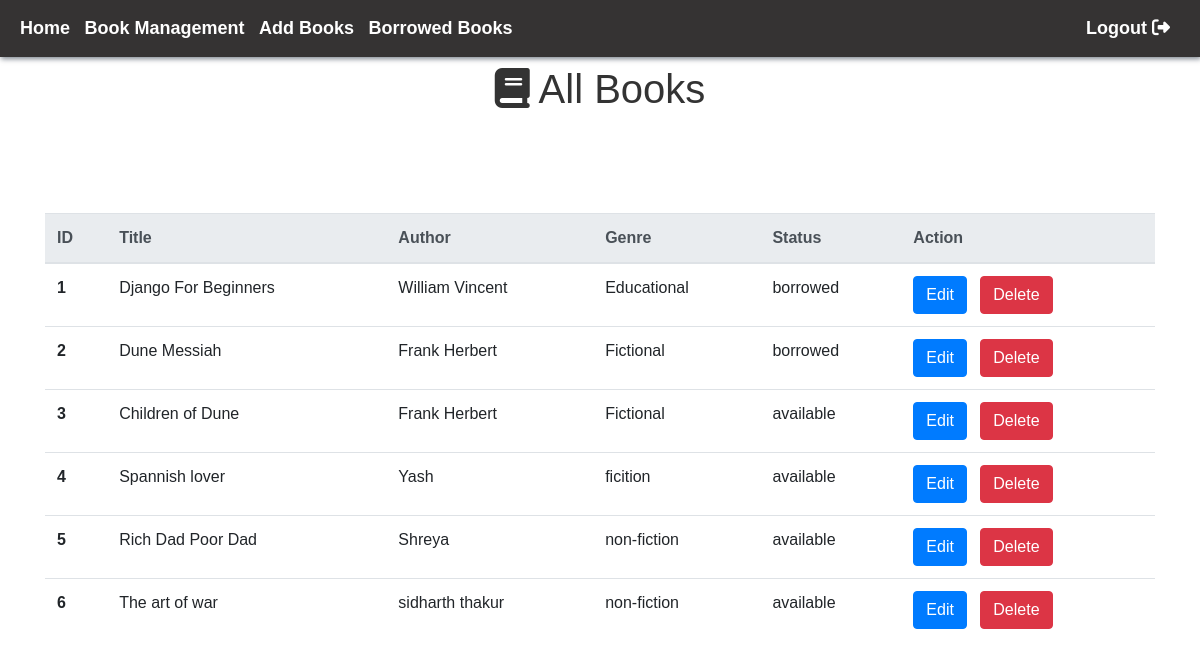
/books/ (signed in), run on the app's committed database.
### bookmanagement/models.py (models this page shows, shortened)
class Book(models.Model):
    title = models.CharField(max_length=100)
    author = models.CharField(max_length=100)
    genre = models.CharField(max_length=50)
    book_cover=models.ImageField(upload_to='books_image', default = "")
    ratings=models.DecimalField(max_digits=3, decimal_places=1, default = 2)
    status_choices = [
        ('available', 'Available'),
        ('borrowed', 'Borrowed'),
    ]
    status = models.CharField(max_length=20, choices=status_choices, default='available')

### bookmanagement/views.py (the view)
    def wrapper(request, *args, **kwargs):
        if request.user.is_authenticated and (request.user.is_superuser or request.user.is_admin):
            return view_func(request, *args, **kwargs)
        else:
            return redirect('login')  # Redirect to login page if not admin or super admin

### bookmanagement/views.py (called while the page is built)
def admin_required(view_func):
    def wrapper(request, *args, **kwargs):
        if request.user.is_authenticated and (request.user.is_superuser or request.user.is_admin):
            return view_func(request, *args, **kwargs)
        else:
            return redirect('login')  # Redirect to login page if not admin or super admin
    return wrapper

@login_required(login_url='login')
@admin_required
def book_list(request):
    books = Book.objects.all()
    us=User.objects.all()
    context={'books':books}
    return render(request, 'bookmanagement/book_list.html', context=context)

### bookmanagement/templates/bookmanagement/book_list.html (shortened to what this page needs)
<!doctype html>
<html lang="en">
<head>
  <link rel="stylesheet" href="https://cdnjs.cloudflare.com/ajax/libs/font-awesome/5.15.2/css/all.min.css"
 />
  <link rel="stylesheet" href="https://cdn.jsdelivr.net/npm/bootstrap@4.4.1/dist/css/bootstrap.min.css"
>
</head>
<body>
  <header>
    <nav>
      <ul>
        <li><a href="{% url 'home' %}" style=" color:#fff; text-decoration: none; font-weight: bold; font-size: 18px;">Home</a></li>
        <li><a href="booklist" style="color:#fff; text-decoration: none; font-weight: bold; font-size: 18px;">Book Management</a></li>
        <li><a href="AddBook" style="color:#fff; text-decoration: none; font-weight: bold; font-size: 18px;">Add Books</a></li>
        <li><a href="Borrowed" style="color:#fff; text-decoration: none; font-weight: bold; font-size: 18px;">Borrowed Books</a></li>
      </ul>
      <ul>
        <li><a href="{% url 'logout' %}" style="color:#fff; text-decoration: none; font-weight: bold; font-size: 18px;">Logout <i class="fa-solid fa-right-from-bracket"></i></a></li>
      </ul>
    </nav>
  </header>
  <div class="container">
    <h1 class="mt-2"><i class="fa-solid fa-book"></i> All Books </h1>
    <table class="table">
      <thead class="thead-light">
        <tr>
          <th scope="col">ID</th>
          <th scope="col">Title</th>
          <th scope="col">Author</th>
          <th scope="col">Genre</th>
          <th scope="col">Status</th>
        <th scope="col">Action</th>
        </tr>
      </thead>
      <tbody>
        {% for i in books %}
        <tr>
          <th scope="row">{{ forloop.counter }}</th>
          <td>{{ i.title }}</td>
          <td>{{ i.author }}</td>
          <td>{{ i.genre }}</td>
          <td>{{ i.status }}</td>
          <td>
            <a href="editbook?bookid={{i.id}}"><button type="button" class="btn btn-primary">Edit</button></a>
            <a href="deletebook?bookid={{i.id}}"><button type="button" class="btn btn-danger">Delete</button></a>
          </td>
        </tr>
        {% endfor %}
      </tbody>
    </table>
  </div>
<body>

### bookmanagement/templates/bookmanagement/book_list.html (style rules this page uses)
body { font-family: Arial, sans-serif; margin: 0; padding: 0; }
nav { display: flex; justify-content: space-between; align-items: center; padding: 15px 20px; box-shadow:1px 2px 5px rgba(3, 19, 37,0.5); background:rgba(3, 0, 0, 0.8); }
nav ul { list-style-type: none; margin: 0; padding: 0; }
nav ul li { display: inline; margin-right: 10px; }
h1 { color: #333; margin-top:100px; text-align:center; margin-bottom:100px; }
.table { margin-top: 20px; }

### data on the page
Book: title "Django For Beginners", author "William Vincent", genre "Educational", status "borrowed"
Book: title "Dune Messiah", author "Frank Herbert", genre "Fictional", status "borrowed"
Book: title "Children of Dune", author "Frank Herbert", genre "Fictional", status "available"
Book: title "Spannish lover", author "Yash", genre "ficition", status "available"
Book: title "Rich Dad Poor Dad", author "Shreya", genre "non-fiction", status "available"
Book: title "The art of war", author "sidharth thakur", genre "non-fiction", status "available"
